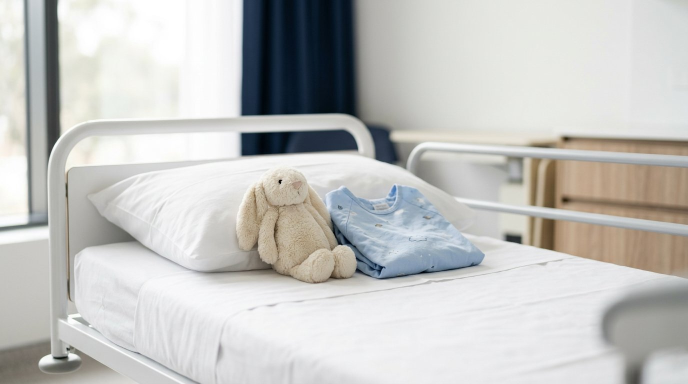
#> input picture tmp-img/circumcision-overview.jpg, 1376 x 768 px (shown at 1/2 size)
$ python featured-card.py ../tmp-img/circumcision-overview.jpg out.png
#> lines starting #> are read from the running program, lines starting #| are printed output that depends on the picture; after the words box and inside, x2 and y2 are one past the last pixel; in counts of white or black regions, pixels touching at a corner belong together
#!/usr/bin/env python3
"""Build the minimal featured card (format locked 2026-10-26, revision 2).

Layout (1200x675, white canvas):
  - large floating rounded photo card with soft shadow
  - no Persian/English title baked into the image (SEO title stays in the
    manifest; the importer writes featured_image.alt as attachment alt text)
  - bottom-corner frosted wordmark chip ON the photo: semi-transparent white
    pill, letter "H" in green, the rest of HAMYARJARAHI in gray, wide tracking
"""
import argparse
import sys
from pathlib import Path

from PIL import Image, ImageDraw, ImageFilter, ImageFont

W, H = 1200, 675
WHITE = (255, 255, 255)
GREEN = (22, 163, 74)      # green-600
GRAY = (107, 114, 128)     # gray-500
CARD_BOX = (90, 44, 1110, 631)
CARD_RADIUS = 26
LATIN = "/usr/share/fonts/truetype/dejavu/DejaVuSans.ttf"
WORDMARK = "HAMYARJARAHI"
CHIP_MARGIN = 28
CHIP_PAD_X = 26
CHIP_PAD_Y = 15
TRACKING = 7
FONT_SIZE = 22
FROST_ALPHA = 150          # white overlay alpha on the frosted chip
FROST_BLUR = 16


def cover(im: Image.Image, tw: int, th: int) -> Image.Image:
    w, h = im.size
    s = max(tw / w, th / h)
    im = im.resize((round(w * s), round(h * s)), Image.LANCZOS)
    w, h = im.size
    left = (w - tw) // 2
    top = (h - th) // 2
    return im.crop((left, top, left + tw, top + th))


def rounded_mask(w: int, h: int, radius: int) -> Image.Image:
    mask = Image.new("L", (w, h), 0)
    ImageDraw.Draw(mask).rounded_rectangle([0, 0, w - 1, h - 1], radius=radius, fill=255)
    return mask


def soft_shadow(canvas: Image.Image, mask: Image.Image, offset, blur: int = 24, alpha: int = 42) -> None:
    sh = Image.new("RGBA", canvas.size, (0, 0, 0, 0))
    ImageDraw.Draw(sh).bitmap(offset, mask, fill=(15, 23, 42, alpha))
    canvas.alpha_composite(sh.filter(ImageFilter.GaussianBlur(blur)))


def wordmark_size(draw: ImageDraw.ImageDraw):
    font = ImageFont.truetype(LATIN, FONT_SIZE)
    widths = [draw.textlength(ch, font=font) for ch in WORDMARK]
    text_w = sum(widths) + TRACKING * (len(WORDMARK) - 1)
    bbox = draw.textbbox((0, 0), WORDMARK, font=font)
    text_h = bbox[3] - bbox[1]
    return font, widths, text_w, text_h, bbox[1]


def build(photo_path: Path, out_path: Path) -> None:
    canvas = Image.new("RGBA", (W, H), WHITE + (255,))
    x0, y0, x1, y1 = CARD_BOX
    cw, ch = x1 - x0, y1 - y0
    mask = rounded_mask(cw, ch, CARD_RADIUS)
    soft_shadow(canvas, mask, (x0, y0 + 14))
    photo = cover(Image.open(photo_path).convert("RGB"), cw, ch).convert("RGBA")
    photo.putalpha(mask)
    canvas.paste(photo, (x0, y0), photo)

    draw = ImageDraw.Draw(canvas)
    font, widths, text_w, text_h, text_top = wordmark_size(draw)
    chip_w = round(text_w) + 2 * CHIP_PAD_X
    chip_h = text_h + 2 * CHIP_PAD_Y
    cx1, cy1 = x1 - CHIP_MARGIN, y1 - CHIP_MARGIN
    cx0, cy0 = cx1 - chip_w, cy1 - chip_h
    radius = chip_h // 2

    # real frosted glass: blur the photo region behind the chip, then whiten it
    region = canvas.crop((cx0, cy0, cx1, cy1))
    region = region.filter(ImageFilter.GaussianBlur(FROST_BLUR))
    veil = Image.new("RGBA", region.size, (255, 255, 255, FROST_ALPHA))
    region = Image.alpha_composite(region, veil)
    chip_mask = rounded_mask(chip_w, chip_h, radius)
    canvas.paste(region, (cx0, cy0), chip_mask)
    border = Image.new("RGBA", (chip_w, chip_h), (0, 0, 0, 0))
    ImageDraw.Draw(border).rounded_rectangle(
        [0, 0, chip_w - 1, chip_h - 1], radius=radius, outline=(255, 255, 255, 235), width=2
    )
    canvas.alpha_composite(border, (cx0, cy0))

    tx = cx0 + CHIP_PAD_X
    ty = cy0 + CHIP_PAD_Y - text_top
    for i, ch_letter in enumerate(WORDMARK):
        draw.text((tx, ty), ch_letter, font=font, fill=GREEN if i == 0 else GRAY)
        tx += widths[i] + TRACKING

    out_path.parent.mkdir(parents=True, exist_ok=True)
    canvas.convert("RGB").save(out_path, "WEBP", quality=84, method=6)


def main() -> int:
    ap = argparse.ArgumentParser()
    ap.add_argument("photo", type=Path)
    ap.add_argument("out", type=Path)
    args = ap.parse_args()
    build(args.photo, args.out)
#> in build, `canvas = Image.new("RGBA", (W, H), WHITE + (255,))`: canvas: PIL image 1200x675 RGBA; every value is 255
#> in rounded_mask, `mask = Image.new("L", (w, h), 0)`: mask: PIL image 1020x587 L; every value is 0
#> in rounded_mask, `ImageDraw.Draw(mask).rounded_rectangle([0, 0, w - 1, h - 1], radius=ra..`:
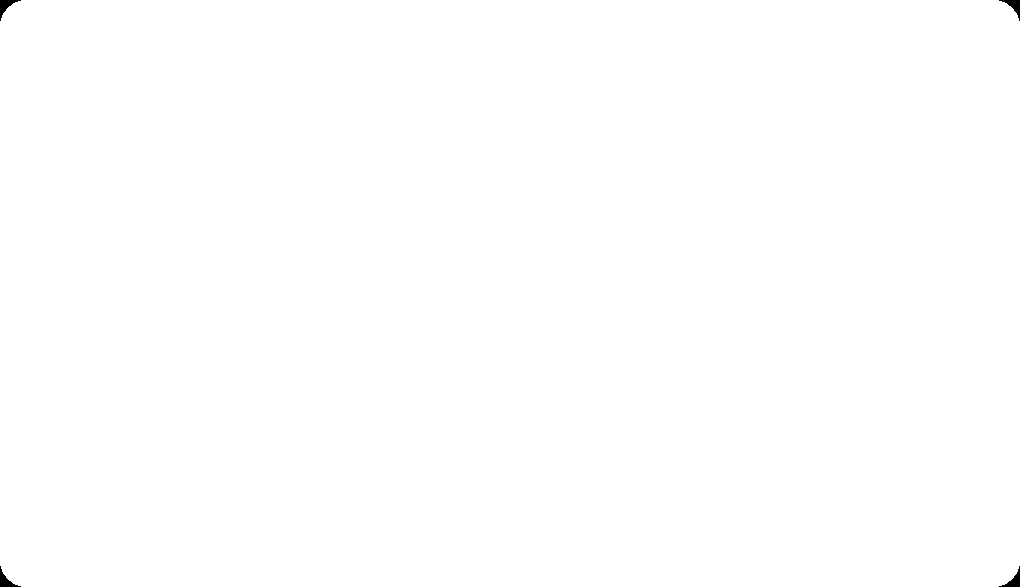
#> mask: PIL image 1020x587 L; 99.9% white; 4 black regions, box (x1, y1, x2, y2) and area: (0, 0, 21, 21) 150, (999, 0, 1020, 21) 150, (0, 566, 21, 587) 150, (999, 566, 1020, 587) 150
#> in soft_shadow, `sh = Image.new("RGBA", canvas.size, (0, 0, 0, 0))`: sh: PIL image 1200x675 RGBA; every value is 0
#> in soft_shadow, `ImageDraw.Draw(sh).bitmap(offset, mask, fill=(15, 23, 42, alpha))`:
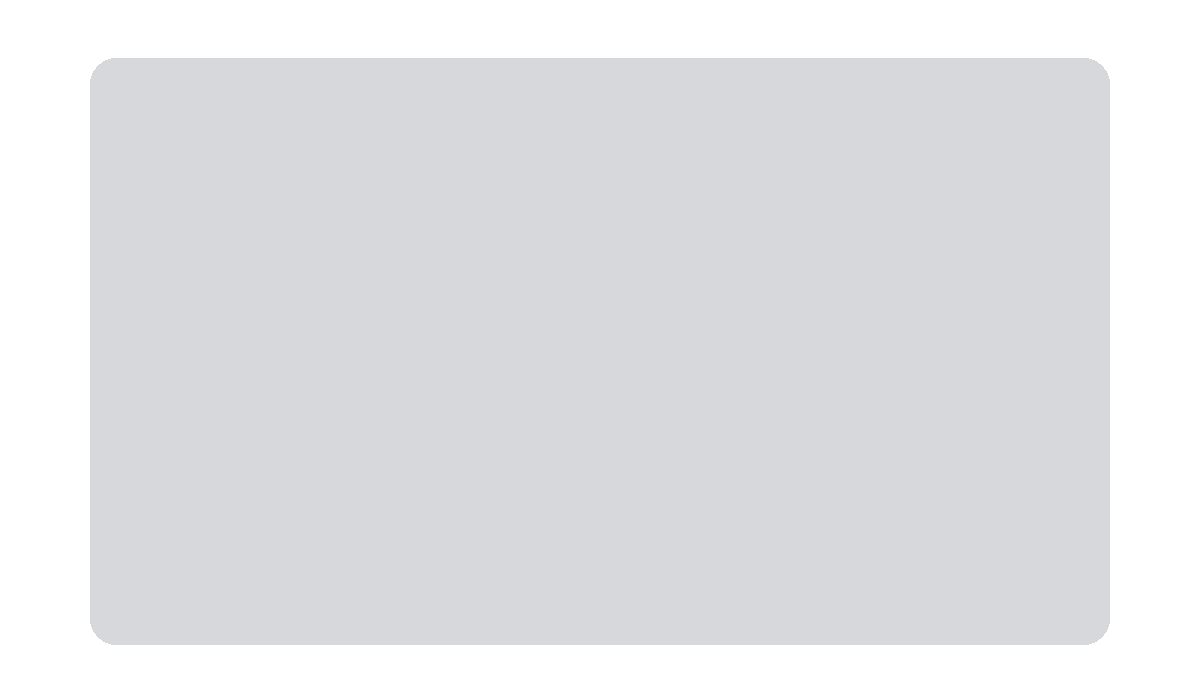
#> sh: PIL image 1200x675 RGBA; mean R, G, B, A 11.1, 17, 31, 31; transparent parts drawn white
#> in cover, `w, h = im.size`: w = 1376; h = 768
#> in cover, `s = max(tw / w, th / h)`: s = 0.764
#> in cover, `im = im.resize((round(w * s), round(h * s)), Image.LANCZOS)`:
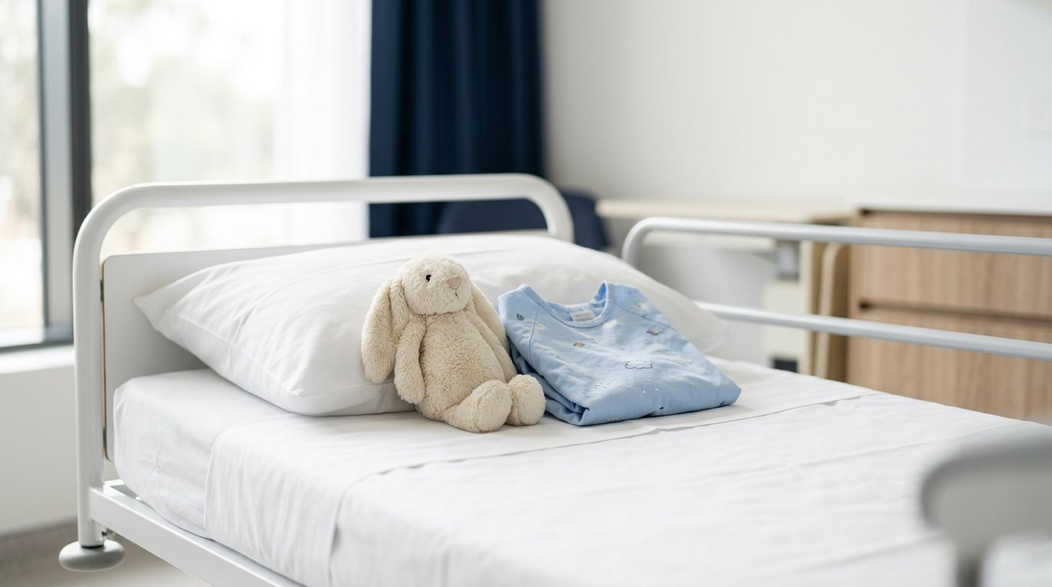
#> im: PIL image 1052x587 RGB; mean R, G, B 195.5, 195.5, 193.1
#> in cover, `return im.crop((left, top, left + tw, top + th))`:
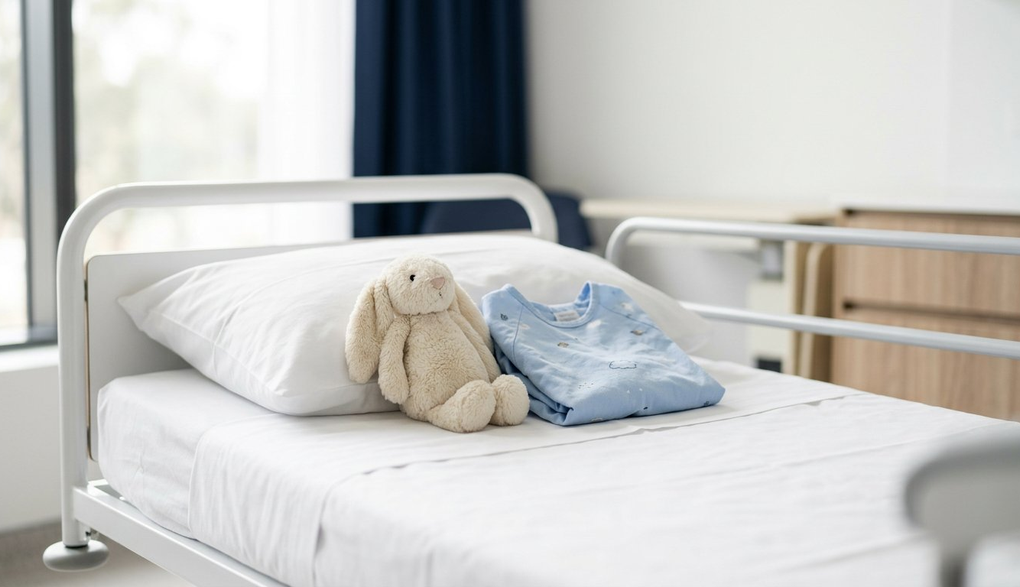
#> returned value: PIL image 1020x587 RGB; mean R, G, B 195.4, 195.5, 193.3
#> in build, `canvas.paste(photo, (x0, y0), photo)`:
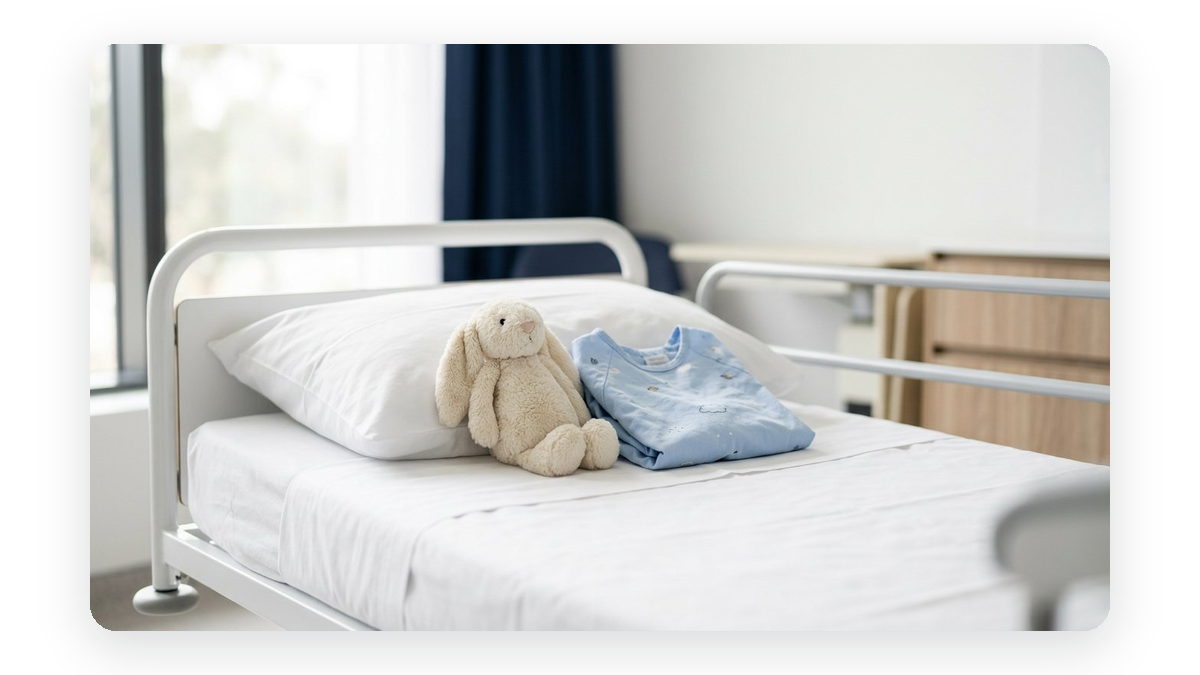
#> canvas: PIL image 1200x675 RGBA; mean R, G, B, A 209.3, 209.4, 207.8, 255
#> in build, `font, widths, text_w, text_h, text_top = wordmark_size(draw)`: widths = [16.55, 15.05, 18.98, 13.44, 15.05, 15.28, 6.48, 15.05, 15.28, 15.05, 16.55, 6.48]; text_w = 246.2; text_h = 20; text_top = 5
#> in build, `chip_w = round(text_w) + 2 * CHIP_PAD_X`: chip_w = 298
#> in build, `chip_h = text_h + 2 * CHIP_PAD_Y`: chip_h = 50
#> in build, `cx0, cy0 = cx1 - chip_w, cy1 - chip_h`: cx0 = 784; cy0 = 553
#> in build, `radius = chip_h // 2`: radius = 25
#> call 2 of rounded_mask, with w = 298, h = 50, radius = 25
#> in rounded_mask (call 2), `mask = Image.new("L", (w, h), 0)`: mask: PIL image 298x50 L; every value is 0
#> in rounded_mask (call 2), `ImageDraw.Draw(mask).rounded_rectangle([0, 0, w - 1, h - 1], radius=ra..`:
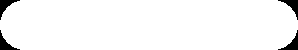
#> mask: PIL image 298x50 L; 96.4% white; 4 black regions, box (x1, y1, x2, y2) and area: (0, 0, 20, 20) 135, (278, 0, 298, 20) 135, (0, 30, 20, 50) 135, (278, 30, 298, 50) 135
#> in build, `border = Image.new("RGBA", (chip_w, chip_h), (0, 0, 0, 0))`: border: PIL image 298x50 RGBA; every value is 0
#> in build, `tx = cx0 + CHIP_PAD_X`: tx = 810
#> in build, `ty = cy0 + CHIP_PAD_Y - text_top`: ty = 563
#> the loop in build, `for i, ch_letter in enumerate(WORDMARK):` made 12 passes
#> tx on passes 1 to 12: 833.5, 855.6, 881.6, 902, 924.1, 946.3, 959.8, 981.9, 1004.2, 1026.2, 1049.8, 1063.2
#> after the loop in build, `for i, ch_letter in enumerate(WORDMARK):`: tx = 1063.2
#> in build, `canvas.convert("RGB").save(out_path, "WEBP", quality=84, method=6)`:
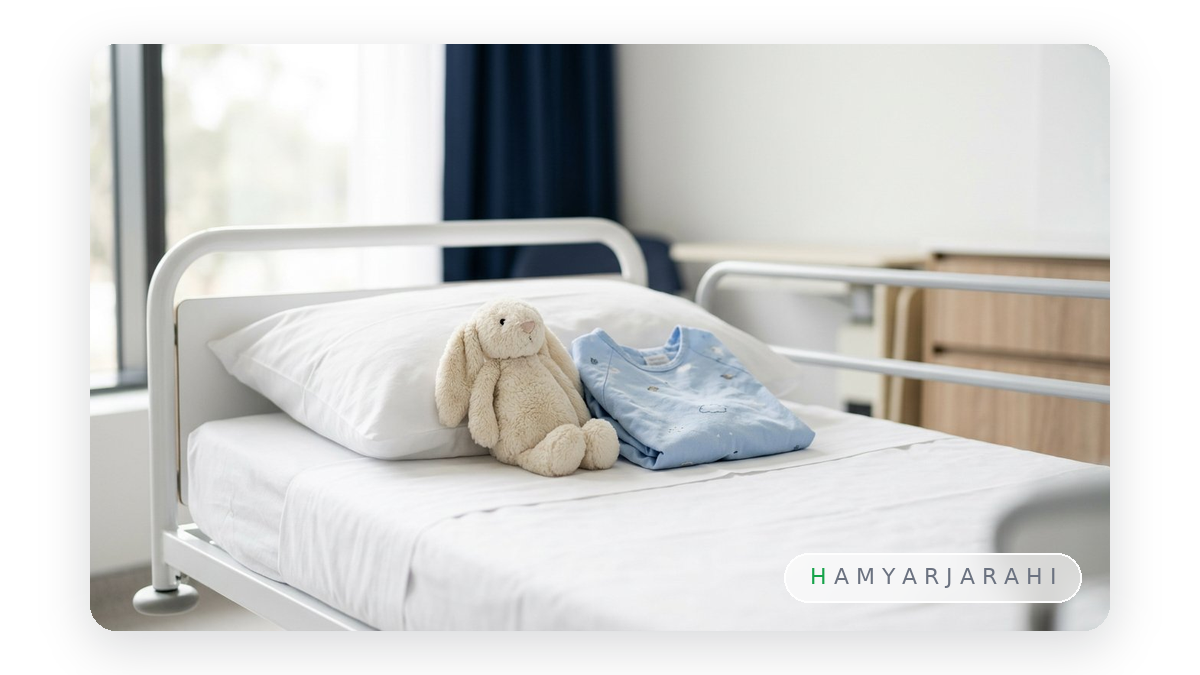
#> saved as out.png: PIL image 1200x675 RGB; mean R, G, B 209.6, 209.7, 208.1
#> (the run stopped early here; a loop or call above may not have finished)

$ run again, on tmp-img/hemorrhoid-overview.jpg
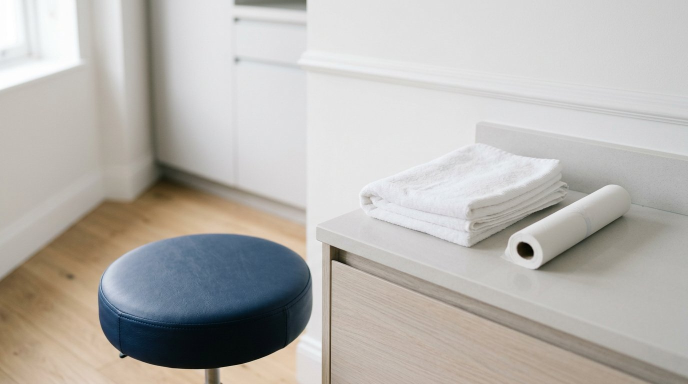
#> input picture tmp-img/hemorrhoid-overview.jpg, 1376 x 768 px (shown at 1/2 size)
#> in cover, `w, h = im.size`: w = 1376; h = 768
#> s = 0.764
#> widths = [16.55, 15.05, 18.98, 13.44, 15.05, 15.28, 6.48, 15.05, 15.28, 15.05, 16.55, 6.48]; text_w = 246.2; text_h = 20; text_top = 5
#> chip_w = 298
#> chip_h = 50
#> cx0 = 784; cy0 = 553
#> radius = 25
#> in build, `region = Image.alpha_composite(region, veil)`:
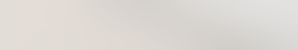
#> region: PIL image 298x50 RGBA; mean R, G, B, A 220.6, 216.3, 211.7, 255
#> in build, `tx = cx0 + CHIP_PAD_X`: tx = 810
#> ty = 563
#> the loop in build, `for i, ch_letter in enumerate(WORDMARK):` made 12 passes
#> tx on passes 1 to 8: 833.5, 855.6, 881.6, 902, 924.1, 946.3, 959.8, 981.9
#> after the loop in build, `for i, ch_letter in enumerate(WORDMARK):`: tx = 1063.2
#> in build, `canvas.convert("RGB").save(out_path, "WEBP", quality=84, method=6)`:
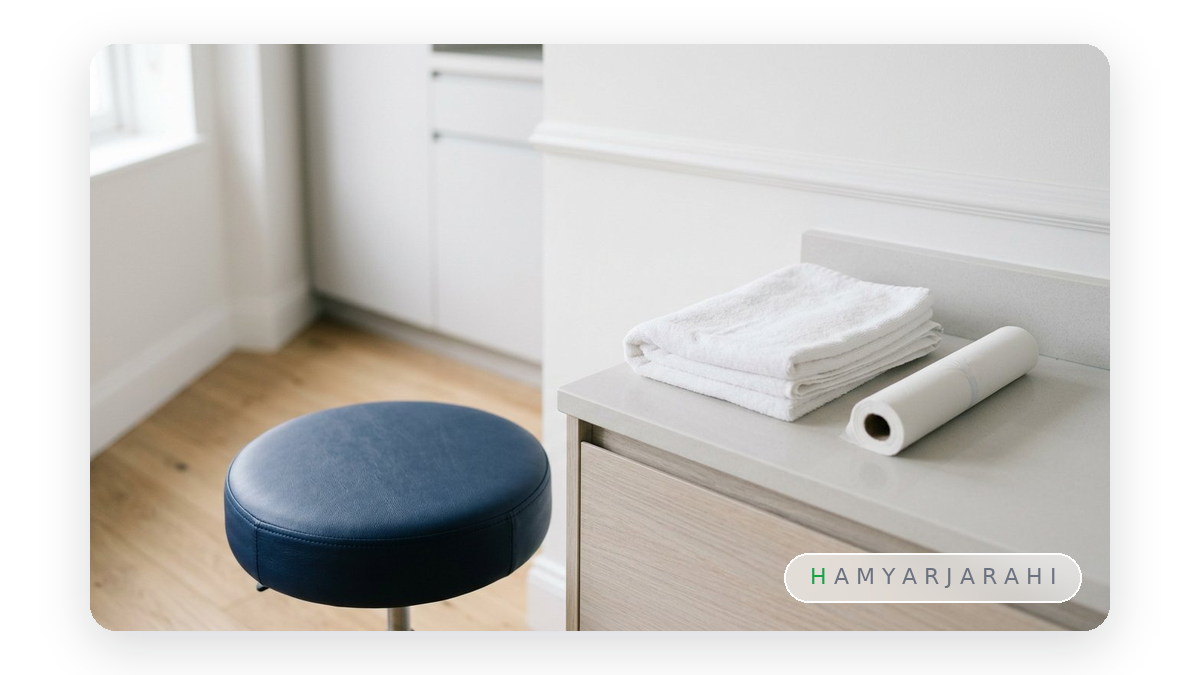
#> saved as out.png: PIL image 1200x675 RGB; mean R, G, B 201.5, 199.4, 196.4

$ run again, on tmp-img/hemorrhoid-preparation.jpg
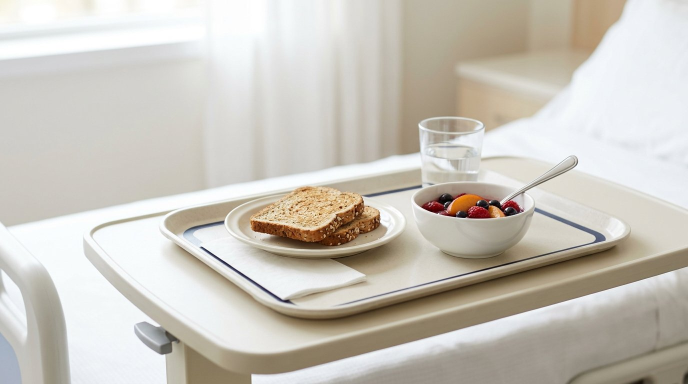
#> input picture tmp-img/hemorrhoid-preparation.jpg, 1376 x 768 px (shown at 1/2 size)
#> in cover, `w, h = im.size`: w = 1376; h = 768
#> s = 0.764
#> widths = [16.55, 15.05, 18.98, 13.44, 15.05, 15.28, 6.48, 15.05, 15.28, 15.05, 16.55, 6.48]; text_w = 246.2; text_h = 20; text_top = 5
#> chip_w = 298
#> chip_h = 50
#> cx0 = 784; cy0 = 553
#> radius = 25
#> in build, `region = Image.alpha_composite(region, veil)`:
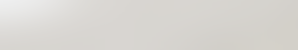
#> region: PIL image 298x50 RGBA; mean R, G, B, A 216.3, 213.8, 209.4, 255
#> in build, `tx = cx0 + CHIP_PAD_X`: tx = 810
#> ty = 563
#> the loop in build, `for i, ch_letter in enumerate(WORDMARK):` made 12 passes
#> tx on passes 1 to 8: 833.5, 855.6, 881.6, 902, 924.1, 946.3, 959.8, 981.9
#> after the loop in build, `for i, ch_letter in enumerate(WORDMARK):`: tx = 1063.2
#> in build, `canvas.convert("RGB").save(out_path, "WEBP", quality=84, method=6)`:
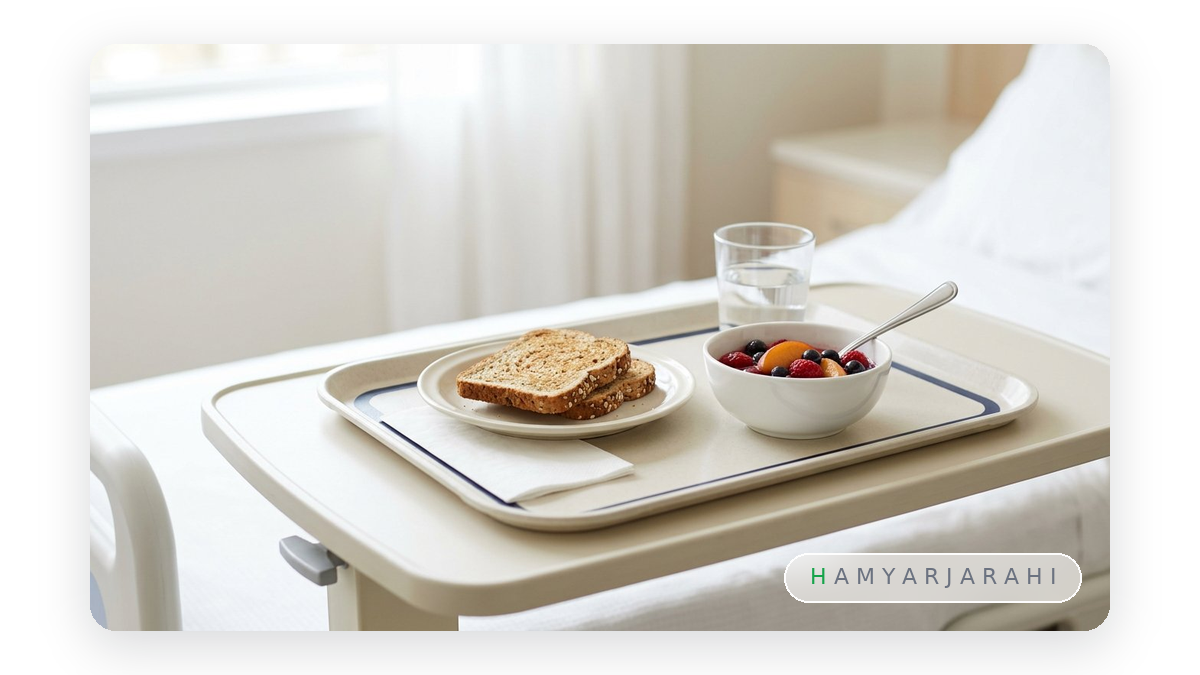
#> saved as out.png: PIL image 1200x675 RGB; mean R, G, B 214.7, 211.3, 204.8
